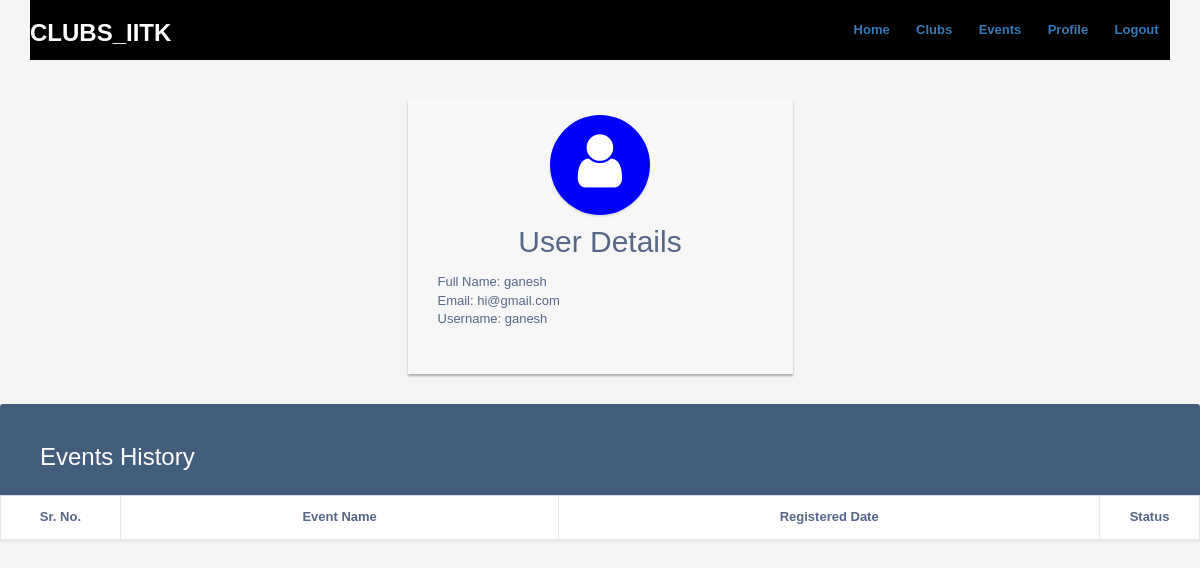
The page /user/user_profile.php (signed in) on the database as committed earlier.
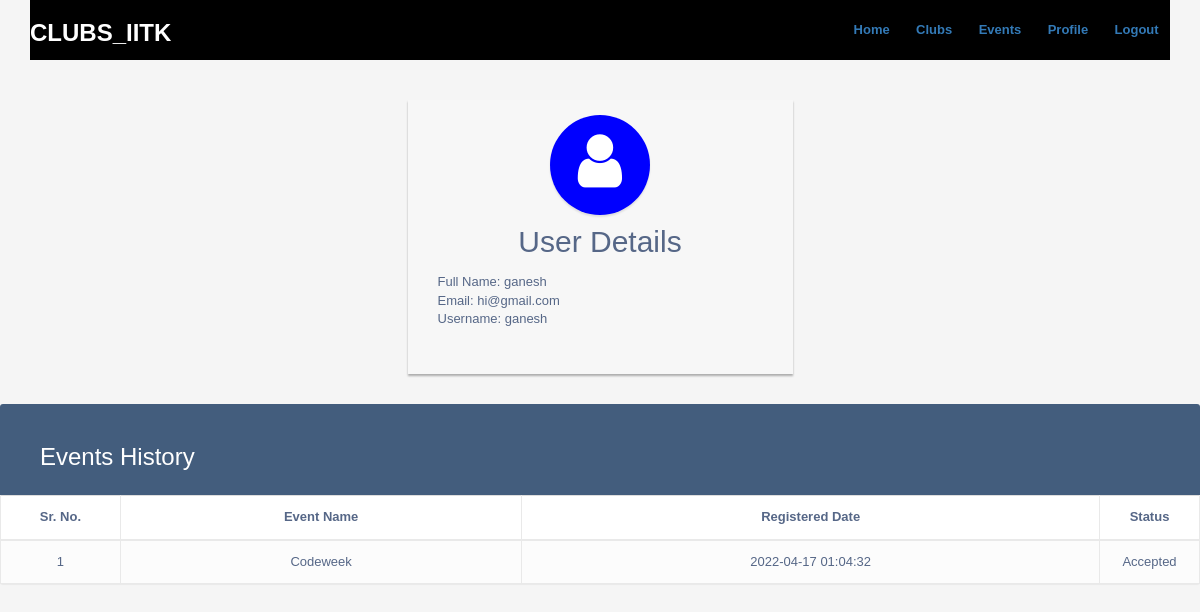
The same page on the database as committed later.
### tables this page shows
CREATE TABLE `user_details` (
  `id` int(11) NOT NULL,
  `NAME` varchar(100) NOT NULL,
  `emailid` varchar(100) NOT NULL,
  `username` varchar(30) NOT NULL,
  `password` varchar(50) NOT NULL
);

CREATE TABLE `tbl_regs` (
  `id` int(10) UNSIGNED NOT NULL,
  `event` varchar(150) NOT NULL,
  `reg_date` datetime NOT NULL,
  `status` varchar(50) NOT NULL,
  `name` varchar(150) NOT NULL,
  `contact` varchar(20) NOT NULL,
  `email` varchar(150) NOT NULL,
  `Interest` text DEFAULT '\'NO data\''
);

### user/user_profile.php (the view, shortened to what this page needs)
<?php
    include('partials-front/menu.php');
?>
<!DOCTYPE html>
<html lang="en">
<head>
<link rel="stylesheet" href="https://maxcdn.bootstrapcdn.com/bootstrap/3.3.7/css/bootstrap.min.css">
<link rel="stylesheet" href="https://maxcdn.bootstrapcdn.com/font-awesome/4.7.0/css/font-awesome.min.css">
</head>
<body>
    <div class="login-form">
    <form action="" method="post">
            <div class="avatar"><i class="fa fa-user"></i>
            </div>
                <h2 class="text-center">User Details</h2>
                <div class="form-group">
        <?php
            $username=$_SESSION['user'];
            $cdquery="SELECT * FROM user_details where user_details.username= '$username' ";
            $cdresult=mysqli_query($conn,$cdquery);
            while ($cdrow=mysqli_fetch_array($cdresult))
            {
                echo "
                    Full Name: ".$cdrow['NAME']." <br>
                    Email: ".$cdrow['emailid']."<br>
                    Username: ".$cdrow['username']."
                ";
            }
            echo"
                </div></form></div>
                <div class=\"container-sm\">
                    <div class=\"table table-responsive\">
                        <div class=\"table-wrapper\">
                            <div class=\"table-title\">
                                <div class=\"row\">
                                    <div class=\"col-xs-6\">
                                        <h2>Events History</h2>
                                    </div>
                                </div>
                            </div>
                            <table class=\"table table-striped table-hover text-center table-bordered\">
                            <thead>
                                <tr>
                                    <th class=\"text-center\">Sr. No.</th>
                                    <th class=\"text-center\">Event Name</th>
                                    <th class=\"text-center\">Registered Date</th>
                                    <th class=\"text-center\">Status</th>
                                </tr>
                            </thead>
                            <tbody>
                ";
                $query="SELECT * FROM  tbl_regs where name='$username' ORDER BY reg_date DESC ";
                $result=mysqli_query($conn,$query);
                $i=1;
                while ($row=mysqli_fetch_array($result))
                {
                    echo "<tr>
                        <td>".$i."</td>
                        <td>".$row[1]."</td>
                        <td>".$row[2]."</td>
                        <td>".$row[3]."</td>
                        </tr>
                    ";
                    $i=$i+1;
                }
                echo"
                                </tbody>
                            </table>
                        </div>
                    </div>
                    </div>
                ";
        ?>
</body>
</html>

Rows that differ between the two databases and show on the page:
added tbl_regs: event "Codeweek", reg_date "2022-04-17 01:04:32", status "Accepted"
